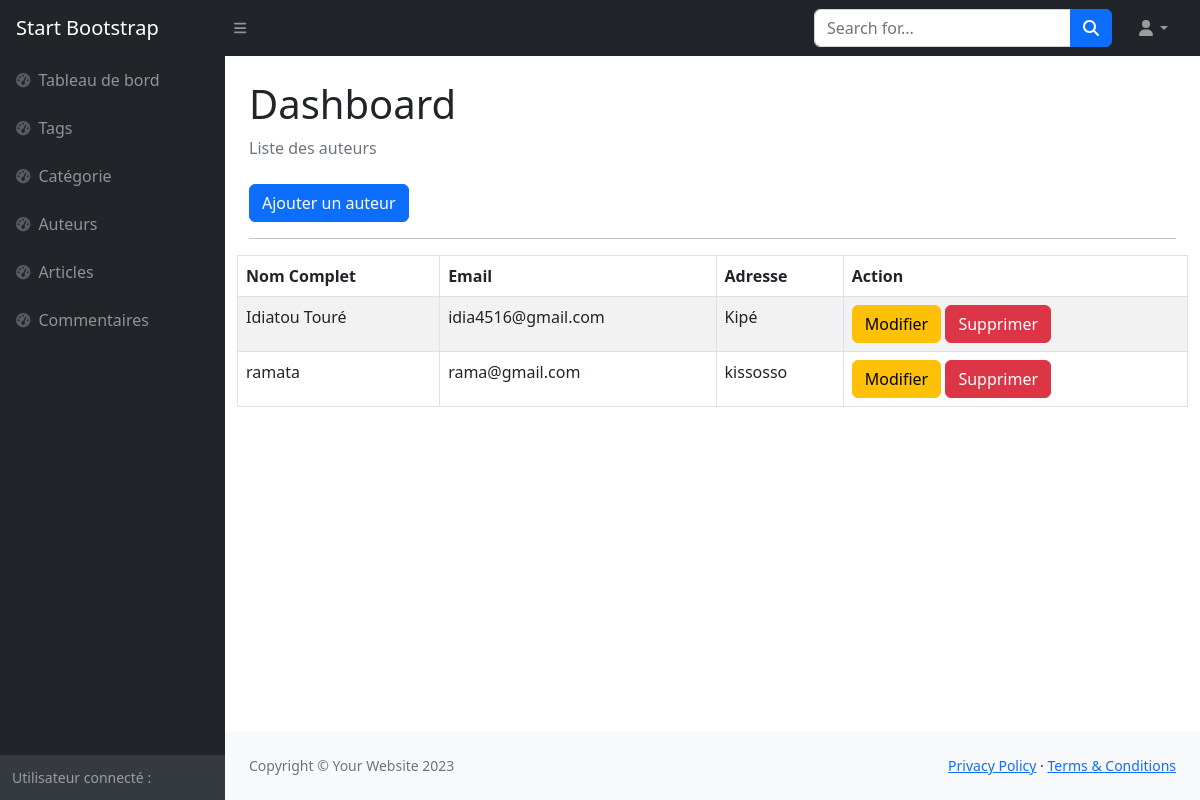
The page /auteur/ on the database its author committed.
### appblog/models.py (models this page shows, shortened)
class Auteur(models.Model):
    utilisateur = models.OneToOneField(User,on_delete=models.CASCADE,null=True,blank=True)
    nomComplet = models.CharField(max_length=150)
    email = models.EmailField(max_length=100)
    adresse = models.TextField()

### appblog/views.py (the view)
# urls.py: path('auteur/',auteur_liste, name='auteur_liste'),
def auteur_liste(request):
    auteurs = Auteur.objects.all()
    context = {
        'auteurs' : auteurs
    }
    return render(request, "blog/backoffice/auteur_liste.html", context)

### appblog/templates/blog/backoffice/auteur_liste.html (shortened to what this page needs)
{% load static %}
<!DOCTYPE html>
<html lang="en">
    <head>
        <link href="https://cdn.jsdelivr.net/npm/simple-datatables@7.1.2/dist/style.min.css" rel="stylesheet" />
        <link href="{% static 'backoffice/css/styles.css' %}" rel="stylesheet" />
    </head>
    <body class="sb-nav-fixed">
        <nav class="sb-topnav navbar navbar-expand navbar-dark bg-dark">
            <a class="navbar-brand ps-3" href="index.html">Start Bootstrap</a>
            <button class="btn btn-link btn-sm order-1 order-lg-0 me-4 me-lg-0" id="sidebarToggle" href="#!"><i class="fas fa-bars"></i></button>
            <form class="d-none d-md-inline-block form-inline ms-auto me-0 me-md-3 my-2 my-md-0">
                <div class="input-group">
                    <input class="form-control" type="text" placeholder="Search for..." aria-label="Search for..." aria-describedby="btnNavbarSearch" />
                    <button class="btn btn-primary" id="btnNavbarSearch" type="button"><i class="fas fa-search"></i></button>
                </div>
            </form>
            <ul class="navbar-nav ms-auto ms-md-0 me-3 me-lg-4">
                <li class="nav-item dropdown">
                    <a class="nav-link dropdown-toggle" id="navbarDropdown" href="#" role="button" data-bs-toggle="dropdown" aria-expanded="false"><i class="fas fa-user fa-fw"></i></a>
                </li>
            </ul>
        </nav>
        <div id="layoutSidenav">
            <div id="layoutSidenav_nav">
                <nav class="sb-sidenav accordion sb-sidenav-dark" id="sidenavAccordion">
                    <div class="sb-sidenav-menu">
                        <div class="nav">
                            <a class="nav-link" href="{% url 'dashboard' %}">
                                <div class="sb-nav-link-icon"><i class="fas fa-tachometer-alt"></i></div>
                                Tableau de bord
                            </a>
                            <a class="nav-link" href="#">
                                <div class="sb-nav-link-icon"><i class="fas fa-tachometer-alt"></i></div>
                                Tags
                            </a>
                            <a class="nav-link" href="{% url 'categorie'%}">
                                <div class="sb-nav-link-icon"><i class="fas fa-tachometer-alt"></i></div>
                               Catégorie
                            </a>
                            <a class="nav-link" href="{% url 'auteur_liste'%}">
                                <div class="sb-nav-link-icon"><i class="fas fa-tachometer-alt"></i></div>
                              Auteurs
                            </a>
                            <a class="nav-link" href="{% url 'article_liste'%}">
                                <div class="sb-nav-link-icon"><i class="fas fa-tachometer-alt"></i></div>
                              Articles
                            </a>
                            <a class="nav-link" href="#">
                                <div class="sb-nav-link-icon"><i class="fas fa-tachometer-alt"></i></div>
                              Commentaires
                            </a>
                        </div>
                    </div>
                    <div class="sb-sidenav-footer">
                        <div class="small">Utilisateur connecté :</div>
                    </div>
                </nav>
            </div>
            <div id="layoutSidenav_content">
                <main>
                    <div class="container-fluid px-4">
                        <h1 class="mt-4">Dashboard</h1>
                        <ol class="breadcrumb mb-4">
                            <li class="breadcrumb-item active">Liste des auteurs </li>
                        </ol>
                        <div class="row">
                            <div class="col-md-4">
                                <a href="{% url 'auteur_create' %}" class="btn btn-primary">Ajouter un auteur </a>
                            </div>
                        </div>
                        <hr>
                        <div class="row">
                            <table class="table table-bordered table-striped">
                                <thead>
                                    <tr>
                                        <th>Nom Complet</th>
                                        <th>Email</th>
                                        <th>Adresse</th>
                                        <th>Action </th>
                                    </tr>
                                </thead>
                                <tbody>
                                    {% for auteur in auteurs %}
                                    <tr>
                                        <td>{{auteur.nomComplet}}</td>
                                        <td>{{auteur.email}}</td>
                                        <td>{{auteur.adresse}} </td>
                                        <td>
                                            <a href="{% url 'auteur_update' auteur.id %}" class="btn btn-warning">Modifier</a>
                                            <a href="{% url 'auteur_delete' auteur.id %}" class="btn btn-danger">Supprimer</a>
                                        </td>
                                    </tr>
                                    {% endfor %}
                                </tbody>
                            </table>
                        </div>
                    </div>
                </main>
                <footer class="py-4 bg-light mt-auto">
                    <div class="container-fluid px-4">
                        <div class="d-flex align-items-center justify-content-between small">
                            <div class="text-muted">Copyright &copy; Your Website 2023</div>
                            <div>
                                <a href="#">Privacy Policy</a>
                                &middot;
                                <a href="#">Terms &amp; Conditions</a>
                            </div>
                        </div>
                    </div>
                </footer>
            </div>
        </div>
    </body>
</html>

### rows shown on the page
Auteur: nomComplet "Idiatou Touré", email "idia4516@gmail.com", adresse "Kipé"
Auteur: nomComplet "ramata", email "rama@gmail.com", adresse "kissosso"
